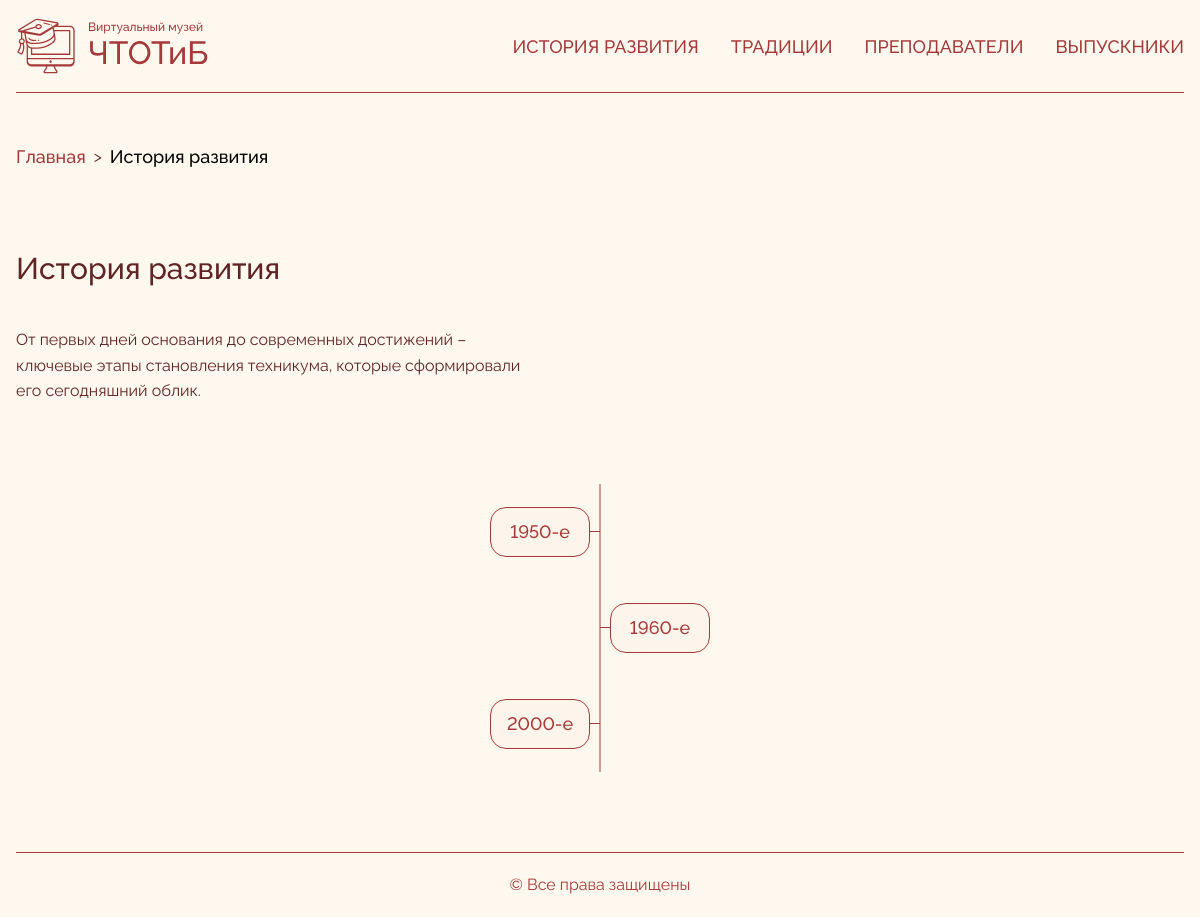
The app's page /history with its own data.
### app/models.py (models this page shows, shortened)
class Section(models.Model):
    name = models.CharField("Название раздела", max_length=20)
    description = CKEditor5Field("Описание раздела", max_length=255)
    slug = models.SlugField("Слаг", max_length=30, unique=True, blank=True)
    icon = models.FileField("Иконка", upload_to='icons/',
                             validators=[FileExtensionValidator(allowed_extensions=['svg'])])
    def __str__(self):
        return self.name
    class Meta:
        verbose_name = "Раздел"
        verbose_name_plural = "Разделы"

class TimePeriod(models.Model):
    name = models.CharField("Период времени в десятилетиях", max_length=20)
    image = models.ImageField("Изображение", upload_to='time_period/images/')
    start_year = models.IntegerField("Начальный год")
    slug = models.SlugField("Слаг", max_length=120, unique=True, blank=True)
    class Meta:
        verbose_name = "Период"
        verbose_name_plural = "Периоды"

### app/views.py (the view)
# urls.py: path('<slug:slug>', SectionView.as_view(), name="section"),
class SectionView(TemplateView):
    template_name = 'pages/history.html'
    def get_context_data(self, **kwargs):
        context = super().get_context_data(**kwargs)
        context['section'] = Section.objects.get(slug=kwargs['slug'])
        context['time_periods'] = TimePeriod.objects.all().order_by("start_year")
        path = self.request.path
        parts = [p for p in path.split('/') if p]
        model_by_index = {
            0: Section
        }
        context['breadcrumbs'] = get_breadcrumbs(model_by_index, parts)
        context['path'] = path
        return context

### app/utils/breadcrumbs.py (called while the page is built)
def get_breadcrumbs(model_by_index, parts):
    breadcrumbs = []
    url_so_far = ''
    for index, part in enumerate(parts):
        url_so_far += f'/{part}'
        model = model_by_index.get(index)
        if model is not None:
            try:
                part = model.objects.get(slug=part)
            except model.DoesNotExist:
                pass
        breadcrumbs.append({
            'label': part,
            'url': url_so_far
        })
    return breadcrumbs

### templates/pages/history.html (shortened to what this page needs)
{% extends 'base.html' %}
{% load static %}
{% block content %}
  <div class="flex flex-col gap-24 md:gap-20">
    {% include 'components/breadcrumbs.html' with paths=paths %}
    {% include 'components/text_block.html' with title=section.name description=section.description %}
    <div data-aos="fade-up" class="relative">
      <div class="space-y-8 md:space-y-0">
        {% for item in time_periods %}
          <div class="relative flex items-center h-24">
            <div class="absolute left-1/2 w-2.5 h-px bg-(--accent) transform -translate-x-1/2
            {% if forloop.counter0|divisibleby:2 %}-translate-x-2.5{% else %}translate-x-0{% endif %}"></div>
            <a href="{% url "article_list" section.slug item.slug %}"
               class="absolute {% if forloop.counter0|divisibleby:2 %}right-1/2 mr-2.5{% else %}left-1/2 ml-2.5{% endif %}
                  outline-none group"
               tabindex="0">
              <div class="md:w-[100px] transition-all duration-300
              w-[calc((100vw-32px-21px)/2)] md:group-hover:w-[300px] md:group-focus-visible:w-[300px]">
                <div class="relative overflow-hidden rounded-2xl h-auto border border-(--accent) bg-(--beige)
                md:group-hover:border-(--accent) group-focus-visible:border-(--accent)">
                  <div class="p-2.5 rounded-2xl transition-all duration-300 relative z-10
                pt-[150px] sm:pt-[190px]
                md:pt-2.5 md:group-hover:pt-[190px] group-focus-visible:pt-[190px]">
                    <h3 class="font-medium text-(--accent) md:text-lg text-center">{{ item.name }}</h3>
                  </div>
                </div>
              </div>
            </a>
          </div>
        {% endfor %}
      </div>
    </div>
  </div>
{% endblock %}

### templates/components/breadcrumbs.html (shortened to what this page needs)
<nav class='flex flex-wrap items-center gap-2'>
  <div class='flex items-center gap-2'>
    <a href='{% url 'index' %}' class='nav-link text-lg normal-case!'>
      Главная
    </a>
    <div class="text-(--text)"> ></div>
  </div>
  {% for path in breadcrumbs %}
    {% if forloop.last %}
      <span class='text-lg font-medium text-blue-dark'>
        {{ path.label }}
      </span>
    {% endif %}
  {% endfor %}
</nav>

### templates/components/text_block.html
<div data-aos="fade-right" class="flex flex-col gap-6 md:gap-10 md:max-w-[530px]">
  <h1 class="font-medium text-xl md:text-2xl lg:text-3xl text-(--text)">
    {{ title|default:"" }}
  </h1>
  {% if description %}
    <div class="ck-content">
      {{ description|safe }}
    </div>
  {% endif %}
</div>

### static/style.css (style rules this page uses)
:root { --accent: #A63A3A; --text: #602424; --beige: #FDF5EB; --bg: #FFF8EF }
* { font-family: "Raleway", serif; font-variant-numeric: lining-nums; }
.nav-link { font-size: 18px; font-weight: 500; text-transform: uppercase; color: var(--accent); position: relative; }
.nav-link::before, .nav-link::after { content: ''; position: absolute; left: 0; width: 100%; height: 1px; background-color: var(--accent); transform: scaleX(0); transition: transform 300ms ease-in-out; }
.nav-link::before { bottom: -14px; transform-origin: right; }
.nav-link::after { bottom: -8px; transform-origin: left; }
.ck-content { line-height: 1.6; color: var(--text); }

### records on screen
Section: label "История развития", name "История развития", description "От первых дней основания до современных достижений – ключевые этапы становления техникума, которые сформировали его сегодняшний облик."
TimePeriod: name "1950-е"
TimePeriod: name "1960-е"
TimePeriod: name "2000-е"
